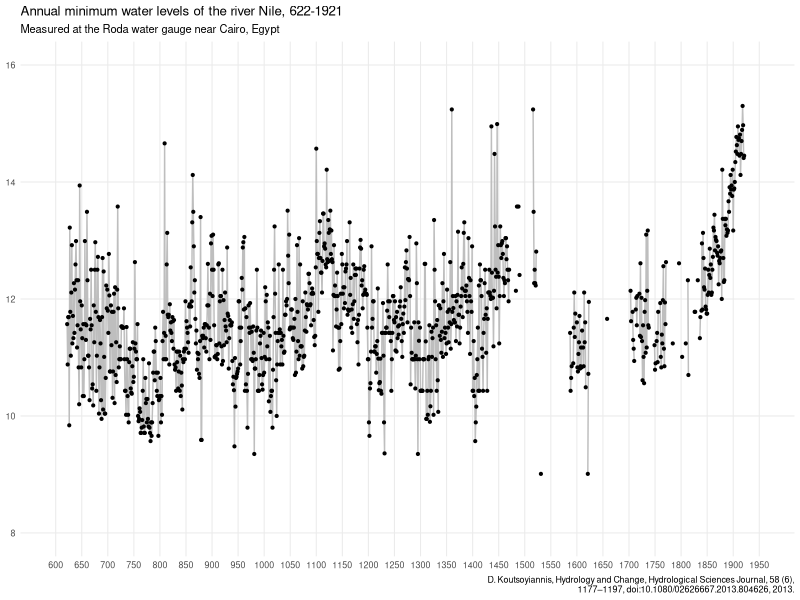
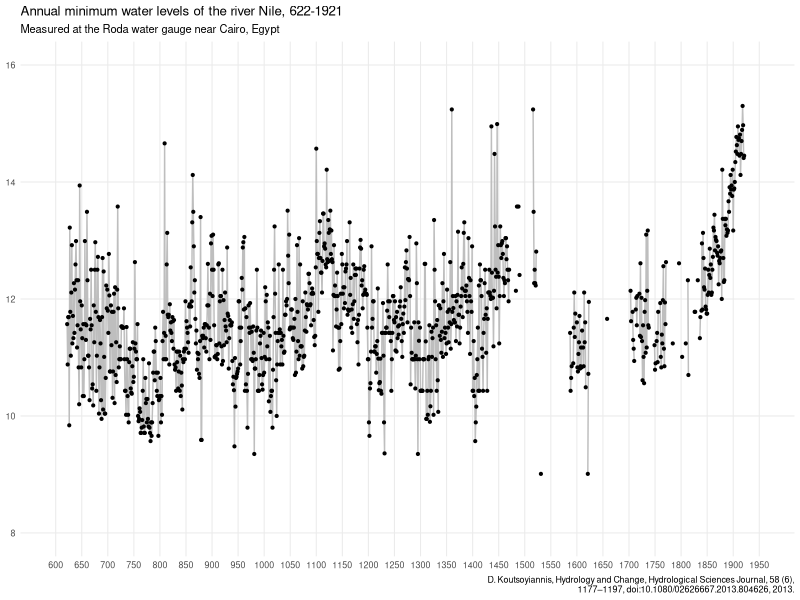

Generate these figures, in order, with R:
## load packages ----
library(tidyverse)

## load data ----
# Source: https://www.itia.ntua.gr/en/docinfo/1351/
nilometer <- readxl::read_excel(path = "RodaNilometerData.xlsx", skip = 10) |> 
  select(2:6) |> 
  setNames(c("year", "min_level", "max_level", "min_depth", "max_depth"))

write_csv(x = nilometer, file = "nilometer.csv")

## plot ----
nilometer_caption <- "D. Koutsoyiannis, Hydrology and Change, Hydrological Sciences Journal, 58 (6), 1177–1197, doi:10.1080/02626667.2013.804626, 2013."

p <- ggplot(data = nilometer, mapping = aes(x = year, y = min_level)) +
  geom_line(linewidth = 0.5, colour = "gray") +
  geom_point(size = 0.75) +
  # geom_smooth(method = "loess", formula = "y ~ x", se = TRUE, colour = "#00b4d8", fill = "#00b4d8") +
  scale_x_continuous(breaks = seq(600, 1950, 50), limits = c(600, 1950)) +
  scale_y_continuous(breaks = seq(8, 16, 2), limits = c(8, 16)) +
  labs(
    title = "Annual minimum water levels of the river Nile, 622-1921",
    subtitle = "Measured at the Roda water gauge near Cairo, Egypt",
    x = NULL, y = NULL,
    caption = str_wrap(nilometer_caption)
  ) +
  theme_minimal(base_size = 8) +
  theme(panel.grid.minor = element_blank())

print(p)

ggsave(filename = "nilometer.png", path = ".", plot = p, width = 24, height = 10, units = "cm", bg = "white")
